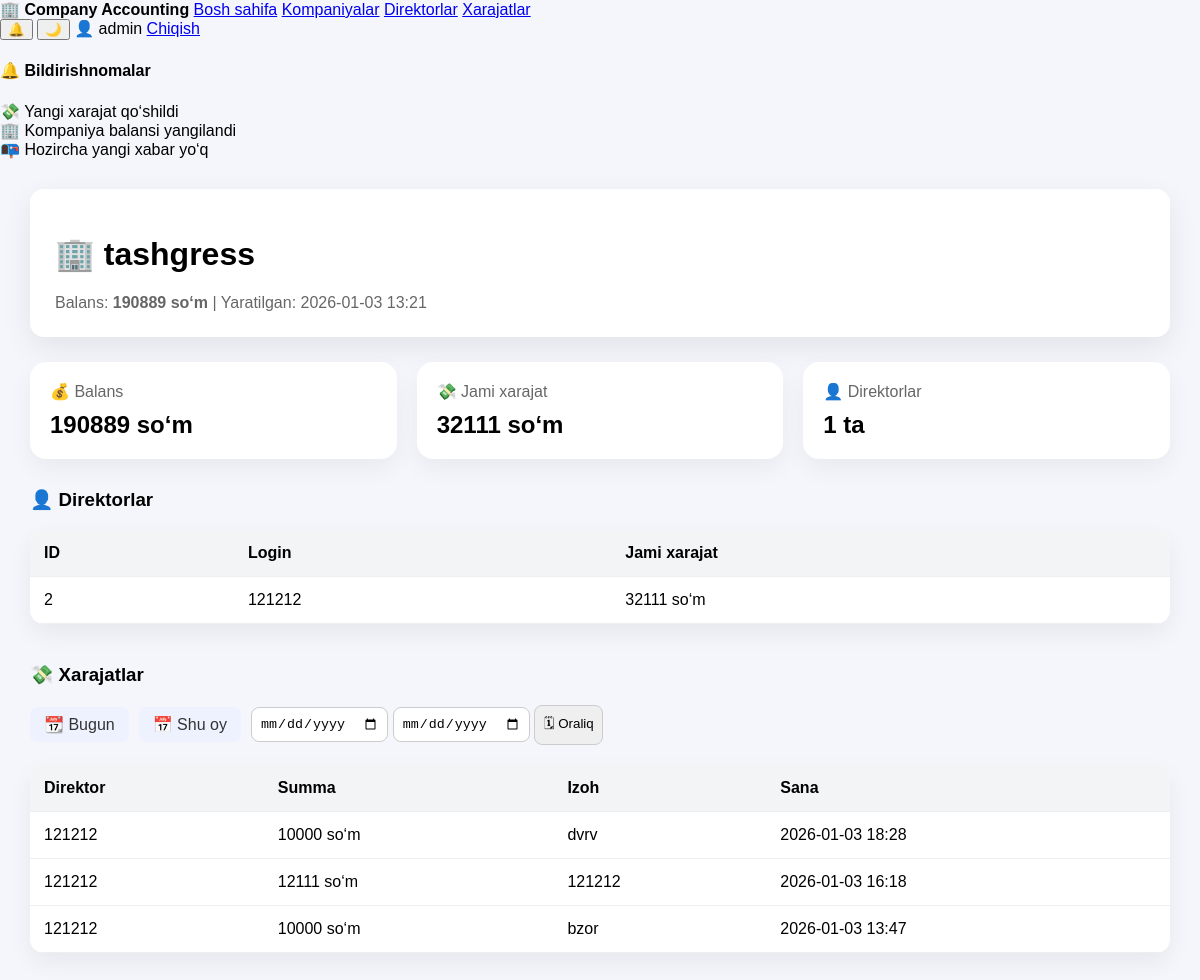
Page /admin/company/1 (signed in) on the earlier database version.
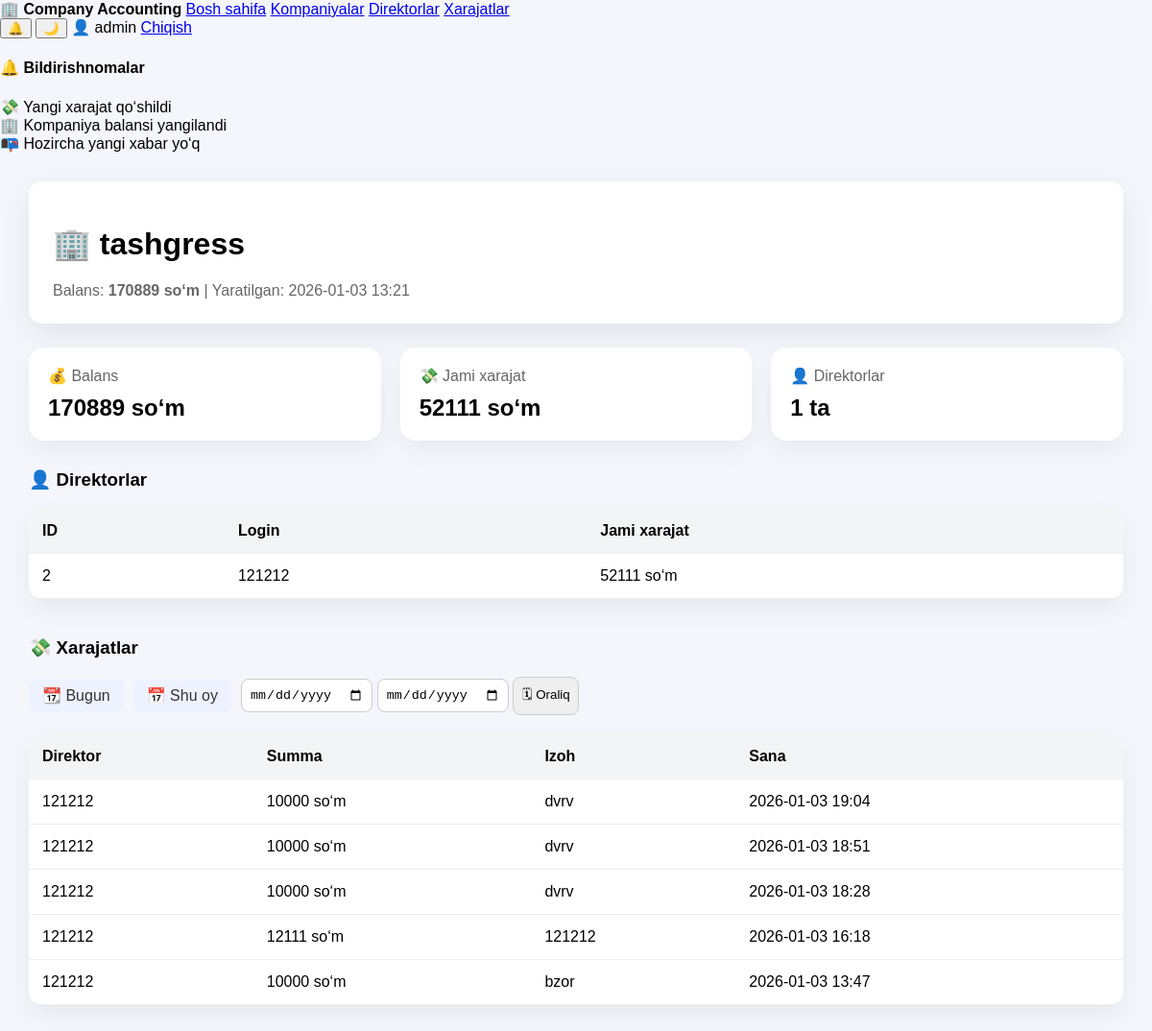
Same page on the later database version.
### tables this page shows
CREATE TABLE companies (
        id INTEGER PRIMARY KEY AUTOINCREMENT,
        name TEXT,
        balance INTEGER DEFAULT 0,
        created_at TEXT
    );

CREATE TABLE users (
        id INTEGER PRIMARY KEY AUTOINCREMENT,
        username TEXT UNIQUE,
        password TEXT,
        role TEXT,
        company_id INTEGER,
        created_at TEXT
    );

CREATE TABLE expenses (
        id INTEGER PRIMARY KEY AUTOINCREMENT,
        company_id INTEGER,
        amount INTEGER,
        description TEXT,
        created_at TEXT
    );

### app.py (the view)
@app.route("/admin/company/<int:company_id>")
def admin_company_detail(company_id):
    if session.get("role") != "admin":
        return "Ruxsat yo‘q ❌"
    conn = sqlite3.connect("users.db")
    conn.row_factory = sqlite3.Row
    c = conn.cursor()
    c.execute(
        "SELECT id, name, balance, created_at FROM companies WHERE id=?",
        (company_id,)
    )
    company = c.fetchone()
    if not company:
        conn.close()
        return "Kompaniya topilmadi ❌"
    c.execute(
        "SELECT IFNULL(SUM(amount),0) FROM expenses WHERE company_id=?",
        (company_id,)
    )
    total_expenses = c.fetchone()[0]
    c.execute("""
        SELECT
            u.id,
            u.username,
            IFNULL(SUM(e.amount),0) AS total
        FROM users u
        LEFT JOIN expenses e
            ON e.company_id = u.company_id
        WHERE u.company_id=? AND u.role='director'
        GROUP BY u.id
    """, (company_id,))
    directors = c.fetchall()
    period = request.args.get("period")
    from_date = request.args.get("from")
    to_date = request.args.get("to")
    query = """
        SELECT
            u.username,
            e.amount,
            e.description,
            e.created_at
        FROM expenses e
        LEFT JOIN users u
            ON u.company_id = e.company_id AND u.role='director'
        WHERE e.company_id=?
    """
    params = [company_id]
    if period == "day":
        query += " AND date(e.created_at)=date('now')"
    elif period == "month":
        query += " AND strftime('%Y-%m', e.created_at)=strftime('%Y-%m','now')"
    elif from_date and to_date:
        query += " AND date(e.created_at) BETWEEN ? AND ?"
        params.extend([from_date, to_date])
    query += " ORDER BY e.created_at DESC"
    c.execute(query, params)
    expenses = c.fetchall()
    conn.close()
    return render_template(
        "admin_company_detail.html",
        company=company,
        total_expenses=total_expenses,
        directors=directors,
        expenses=expenses
    )

### templates/admin_company_detail.html (shortened to what this page needs)
<!DOCTYPE html>
<html lang="uz">
<head>
    <link rel="stylesheet" href="{{ url_for('static', filename='dashboard.css') }}">
</head>
<body>
{% include "navbar.html" %}
<div class="layout">
<main class="main">
    <div class="company-header">
        <h1>🏢 {{ company[1] }}</h1>
        <div class="company-meta">
            Balans: <strong>{{ company[2] }} so‘m</strong> |
            Yaratilgan: {{ company[3] }}
        </div>
    </div>
    <div class="stats">
        <div class="card">
            <p>💰 Balans</p>
            <h2>{{ company[2] }} so‘m</h2>
        </div>
        <div class="card">
            <p>💸 Jami xarajat</p>
            <h2>{{ total_expenses }} so‘m</h2>
        </div>
        <div class="card">
            <p>👤 Direktorlar</p>
            <h2>{{ directors|length }} ta</h2>
        </div>
    </div>
    <div class="section">
        <h3>👤 Direktorlar</h3>
        {% if directors %}
        <table>
            <tr>
                <th>ID</th>
                <th>Login</th>
                <th>Jami xarajat</th>
            </tr>
            {% for d in directors %}
            <tr>
                <td>{{ d.id }}</td>
                <td>{{ d.username }}</td>
                <td>{{ d.total }} so‘m</td>
            </tr>
            {% endfor %}
        </table>
        {% else %}
            <p>Direktor yo‘q</p>
        {% endif %}
    </div>
    <div class="section">
        <h3>💸 Xarajatlar</h3>
        <div class="filter-bar">
            <a class="filter-btn" href="?period=day">📆 Bugun</a>
            <a class="filter-btn" href="?period=month">📅 Shu oy</a>
            <form method="get" class="date-range">
                <input type="date" name="from" required>
                <input type="date" name="to" required>
                <button type="submit">🗓 Oraliq</button>
            </form>
        </div>
        {% if expenses %}
        <table>
            <tr>
                <th>Direktor</th>
                <th>Summa</th>
                <th>Izoh</th>
                <th>Sana</th>
            </tr>
            {% for e in expenses %}
            <tr>
                <td>{{ e[0] or "—" }}</td>
                <td>{{ e[1] }} so‘m</td>
                <td>{{ e[2] }}</td>
                <td>{{ e[3] }}</td>
            </tr>
            {% endfor %}
        </table>
        {% else %}
            <p>Xarajat yo‘q</p>
        {% endif %}
    </div>
</main>
</div>
</body>
</html>

Differences in the rows shown:
changed companies "tashgress": balance "190889" → "170889"
computed for users id 2: total "32111" → "52111"
added expenses: username "121212", amount "10000", description "dvrv", created_at "2026-01-03 19:04"
added expenses: username "121212", amount "10000", description "dvrv", created_at "2026-01-03 18:51"
Other differences:
{{ total_expenses }}: "32111" → "52111"
